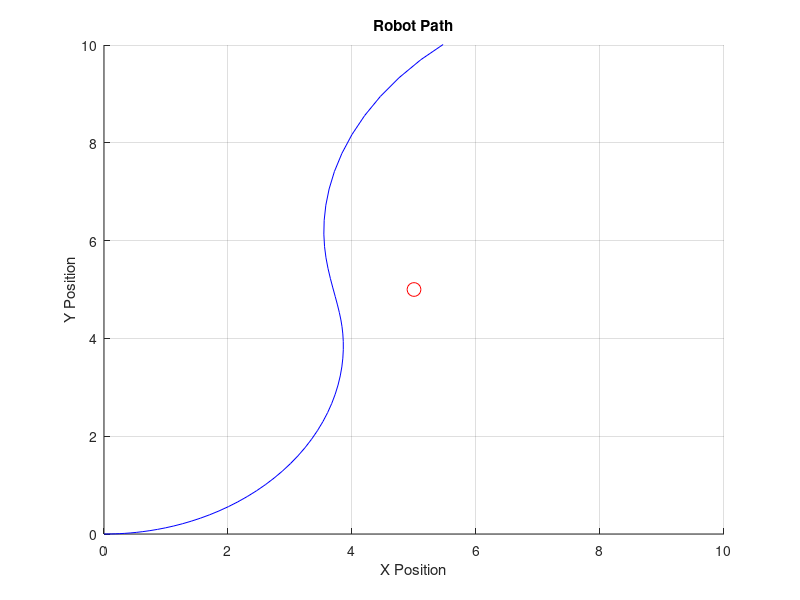

MATLAB code for this plot:
% Constants from Code 1
goal_x = 5;  goal_y = 5;
robot_x = 0; robot_y = 0;
k_p_linear = 0.4; k_i_linear = 0.1;
k_p_angular = 0.5; k_i_angular = 0.6;
robot_theta = 0;
num_iterations = 100; dt = 0.1;
wheel_radius = 3.5; robot_width = 24.7;

% Initialize control errors for the PID controller
integral_linear_error = 0; integral_angular_error = 0;
errorA = 0; errorA1 = 0; errorA2 = 0;
errorB = 0; errorB1 = 0; errorB2 = 0;
OutputA = 0; OutputA1 = 0;
OutputB = 0; OutputB1 = 0;

% PID Constants from Code 2
KPA = 0.0228467; KIA = 0.90389; KDA = 0.0000685401; TiempoA = 0.9;
KPB = 0.0189727; KIB = 0.12745; KDB = 0.0000798181489; TiempoB = 0.9;

% Umbral para determinar si el robot ha llegado al objetivo
umbral_proximidad = 0.2;  % Ajusta este valor según sea necesario

% Create a figure for plotting
figure;
hold on;
plot(goal_x, goal_y, 'ro', 'MarkerSize', 10);  % Plot the goal position
axis([0 10 0 10]);  % Set axis limits for the plot
robot_handle = plot(robot_x, robot_y, 'bo', 'MarkerSize', 20);  % Initialize a graphical representation of the robot

% Create arrays to store the robot's path
path_x = zeros(1, num_iterations);
path_y = zeros(1, num_iterations);

% Simulation loop
for i = 1:num_iterations
    % Calculate the error in position and desired velocities
    error_x = goal_x - robot_x;
    error_y = goal_y - robot_y;
    v_desired = k_p_linear * error_x + k_i_linear * integral_linear_error;
    theta_desired = atan2(error_y, error_x);
    error_theta = theta_desired - robot_theta;
    omega_desired = k_p_angular * error_theta + k_i_angular * integral_angular_error;

    % Reducir la velocidad a medida que el robot se acerca al objetivo
    distancia_objetivo = norm([goal_x - robot_x, goal_y - robot_y]);
    if distancia_objetivo < umbral_proximidad
        factor_reduccion = distancia_objetivo / umbral_proximidad;
        v_desired = v_desired * factor_reduccion;
        omega_desired = omega_desired * factor_reduccion;
    end

    % Update the control errors for the PI controller
    integral_linear_error = integral_linear_error + error_x * dt;
    integral_angular_error = integral_angular_error + error_theta * dt;

    % Set the PID target speeds based on desired linear and angular velocities
    targetMA = (2 * v_desired - omega_desired * robot_width) / (2 * wheel_radius);
    targetMB = (2 * v_desired + omega_desired * robot_width) / (2 * wheel_radius);

    % PID Controller for Left Wheel Speed
    errorA = targetMA - OutputA1;  % Assuming OutputA1 represents current left wheel speed
    OutputA = OutputA1 + (KPA + (KDA/TiempoA)) * errorA + (-KPA + KIA * TiempoA -2 * (KDA/TiempoA)) * errorA1 + (KDA/TiempoA) * errorA2;
    OutputA1 = OutputA;
    errorA2 = errorA1;
    errorA1 = errorA;
    OutputA = max(min(OutputA, 250), 0);  % Apply limits

    % PID Controller for Right Wheel Speed
    errorB = targetMB - OutputB1;  % Assuming OutputB1 represents current right wheel speed
    OutputB = OutputB1 + (KPB + (KDB/TiempoB)) * errorB + (-KPB + KIB * TiempoB -2 * (KDB/TiempoB)) * errorB1 + (KDB/TiempoB) * errorB2;
    OutputB1 = OutputB;
    errorB2 = errorB1;
    errorB1 = errorB;
    OutputB = max(min(OutputB, 250), 0);  % Apply limits

    % Update the robot's position and orientation using PID outputs
    v_avg = (OutputA + OutputB) / 2;
    robot_x = robot_x + v_avg * cos(robot_theta) * dt;
    robot_y = robot_y + v_avg * sin(robot_theta) * dt;
    robot_theta = robot_theta + atan2((OutputB - OutputA) * wheel_radius, robot_width) * dt;

    % Update the graphical representation of the robot's position
    set(robot_handle, 'XData', robot_x, 'YData', robot_y);

    % Store the current robot position in the path arrays
    path_x(i) = robot_x;
    path_y(i) = robot_y;

    % Print the current robot state
    fprintf('Iteration %d: Robot Position (%.2f, %.2f), Robot Orientation %.2f\n', i, robot_x, robot_y, robot_theta);

    % Check if the robot has reached the goal
    if distancia_objetivo < umbral_proximidad
        fprintf('Robot reached the goal!\n');
        break;
    end

    % Pause for visualization (optional)
    pause(dt);
end

% Plot the robot's path
plot(path_x, path_y, 'b-');
xlabel('X Position');
ylabel('Y Position');
title('Robot Path');
grid on;
hold off;

